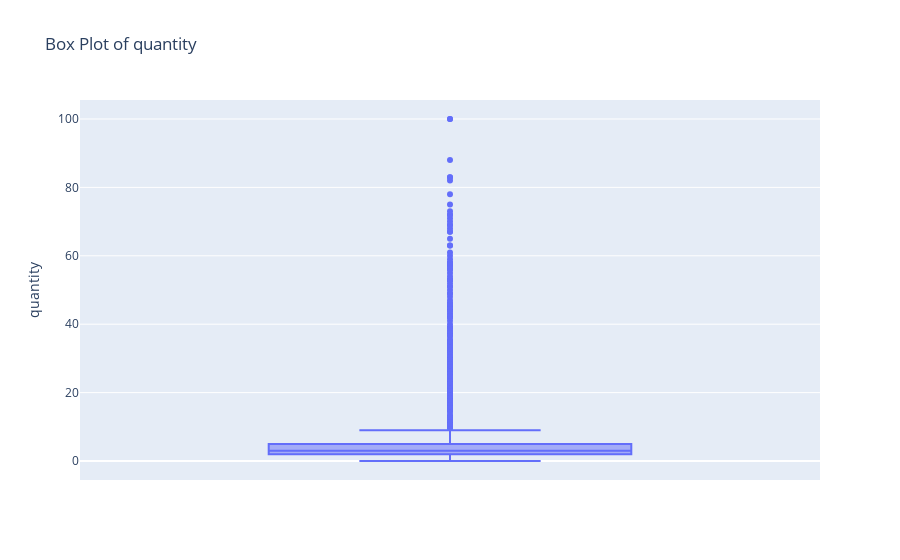
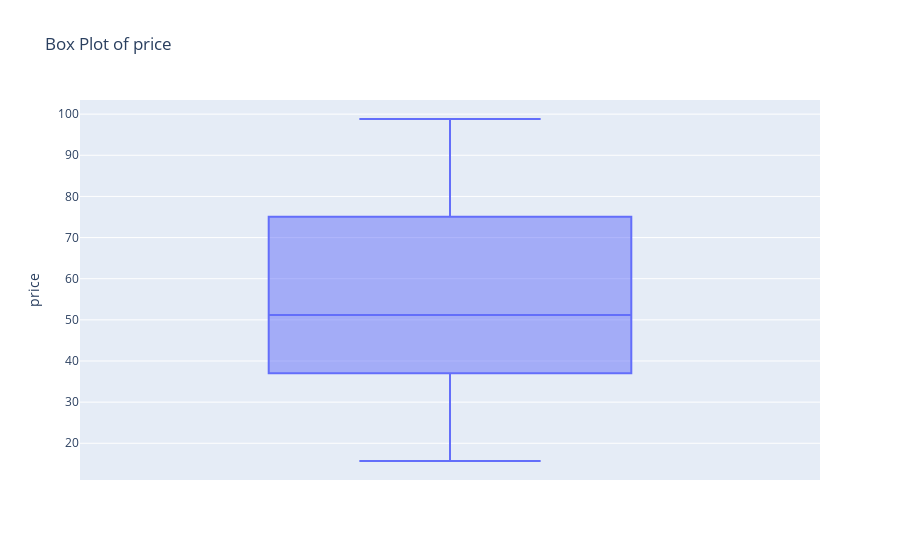
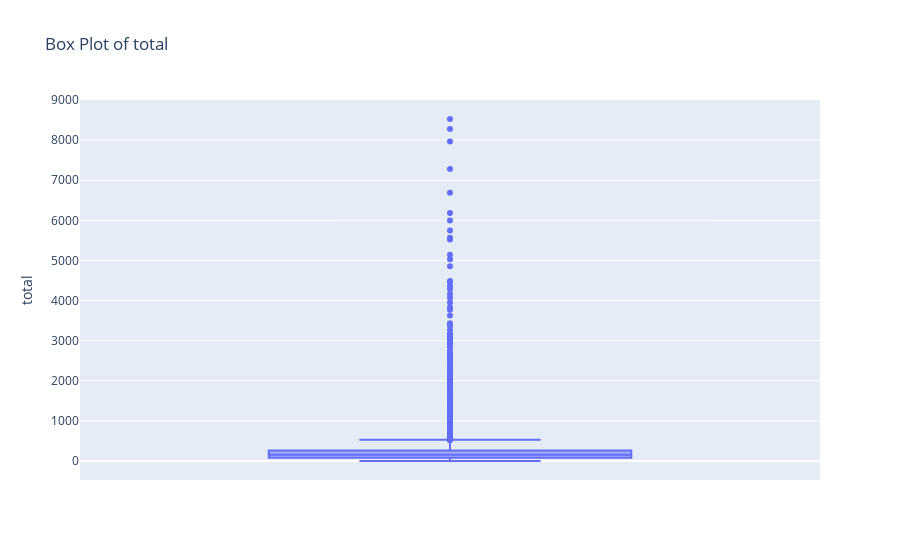

Notebook source saved alongside these figures, in order:
### Code cell
#Boxplot
for col in numerical_cols:
    fig = px.box(orders, y=col, title=f"Box Plot of {col}")
    fig.show()

### Figure 1 — Plotly figure (JSON) as saved in the notebook; plotly's stock layout.template omitted (floating-point values rounded to 4 significant figures; data arrays with more than 128 entries replaced by an {"elided": "..."} marker saying what was removed)
{"data": [{"alignmentgroup": "True", "hovertemplate": "quantity=%{y}<extra></extra>", "legendgroup": "", "marker": {"color": "#636efa"}, "name": "", "notched": false, "offsetgroup": "", "orientation": "v", "showlegend": false, "type": "box", "x0": " ", "xaxis": "x", "y": {"elided": "18760 int values"}, "y0": " ", "yaxis": "y"}], "layout": {"boxmode": "group", "legend": {"tracegroupgap": 0}, "title": {"text": "Box Plot of quantity"}, "xaxis": {"anchor": "y", "domain": [0, 1]}, "yaxis": {"anchor": "x", "domain": [0, 1], "title": {"text": "quantity"}}}}

### Figure 2 — Plotly figure (JSON) as saved in the notebook; plotly's stock layout.template omitted (floating-point values rounded to 4 significant figures; data arrays with more than 128 entries replaced by an {"elided": "..."} marker saying what was removed)
{"data": [{"alignmentgroup": "True", "hovertemplate": "price=%{y}<extra></extra>", "legendgroup": "", "marker": {"color": "#636efa"}, "name": "", "notched": false, "offsetgroup": "", "orientation": "v", "showlegend": false, "type": "box", "x0": " ", "xaxis": "x", "y": {"elided": "18760 float values"}, "y0": " ", "yaxis": "y"}], "layout": {"boxmode": "group", "legend": {"tracegroupgap": 0}, "title": {"text": "Box Plot of price"}, "xaxis": {"anchor": "y", "domain": [0, 1]}, "yaxis": {"anchor": "x", "domain": [0, 1], "title": {"text": "price"}}}}

### Figure 3 — Plotly figure (JSON) as saved in the notebook; plotly's stock layout.template omitted (floating-point values rounded to 4 significant figures; data arrays with more than 128 entries replaced by an {"elided": "..."} marker saying what was removed)
{"data": [{"alignmentgroup": "True", "hovertemplate": "total=%{y}<extra></extra>", "legendgroup": "", "marker": {"color": "#636efa"}, "name": "", "notched": false, "offsetgroup": "", "orientation": "v", "showlegend": false, "type": "box", "x0": " ", "xaxis": "x", "y": {"elided": "18760 float values"}, "y0": " ", "yaxis": "y"}], "layout": {"boxmode": "group", "legend": {"tracegroupgap": 0}, "title": {"text": "Box Plot of total"}, "xaxis": {"anchor": "y", "domain": [0, 1]}, "yaxis": {"anchor": "x", "domain": [0, 1], "title": {"text": "total"}}}}
